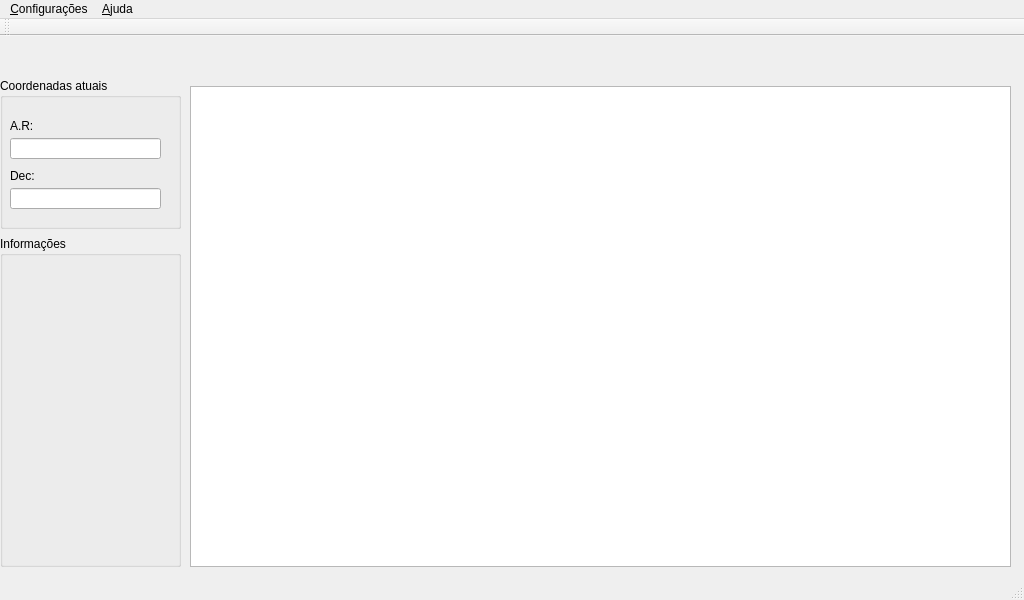
<?xml version="1.0" encoding="UTF-8"?>
<ui version="4.0">
 <class>MainWindow</class>
 <widget class="QMainWindow" name="MainWindow">
  <property name="geometry">
   <rect>
    <x>0</x>
    <y>0</y>
    <width>1024</width>
    <height>600</height>
   </rect>
  </property>
  <property name="minimumSize">
   <size>
    <width>1024</width>
    <height>600</height>
   </size>
  </property>
  <property name="maximumSize">
   <size>
    <width>1024</width>
    <height>600</height>
   </size>
  </property>
  <property name="windowTitle">
   <string>Telescope - Viewer Module</string>
  </property>
  <widget class="QWidget" name="centralWidget">
   <widget class="QGraphicsView" name="gpvImage">
    <property name="geometry">
     <rect>
      <x>190</x>
      <y>50</y>
      <width>821</width>
      <height>481</height>
     </rect>
    </property>
   </widget>
   <widget class="QGroupBox" name="groupBox">
    <property name="geometry">
     <rect>
      <x>0</x>
      <y>42</y>
      <width>181</width>
      <height>151</height>
     </rect>
    </property>
    <property name="title">
     <string>Coordenadas atuais</string>
    </property>
    <widget class="QLabel" name="label">
     <property name="geometry">
      <rect>
       <x>10</x>
       <y>40</y>
       <width>57</width>
       <height>15</height>
      </rect>
     </property>
     <property name="text">
      <string>A.R:</string>
     </property>
    </widget>
    <widget class="QLineEdit" name="leAr">
     <property name="geometry">
      <rect>
       <x>10</x>
       <y>60</y>
       <width>151</width>
       <height>21</height>
      </rect>
     </property>
     <property name="readOnly">
      <bool>true</bool>
     </property>
    </widget>
    <widget class="QLabel" name="label_2">
     <property name="geometry">
      <rect>
       <x>10</x>
       <y>90</y>
       <width>57</width>
       <height>15</height>
      </rect>
     </property>
     <property name="text">
      <string>Dec:</string>
     </property>
    </widget>
    <widget class="QLineEdit" name="leDec">
     <property name="geometry">
      <rect>
       <x>10</x>
       <y>110</y>
       <width>151</width>
       <height>21</height>
      </rect>
     </property>
     <property name="readOnly">
      <bool>true</bool>
     </property>
    </widget>
   </widget>
   <widget class="QGroupBox" name="gb">
    <property name="geometry">
     <rect>
      <x>0</x>
      <y>200</y>
      <width>181</width>
      <height>331</height>
     </rect>
    </property>
    <property name="title">
     <string>Informações</string>
    </property>
   </widget>
  </widget>
  <widget class="QMenuBar" name="menuBar">
   <property name="geometry">
    <rect>
     <x>0</x>
     <y>0</y>
     <width>1024</width>
     <height>25</height>
    </rect>
   </property>
   <widget class="QMenu" name="menu_Configura_es">
    <property name="title">
     <string>&amp;Configurações</string>
    </property>
   </widget>
   <widget class="QMenu" name="menu_Ajuda">
    <property name="title">
     <string>&amp;Ajuda</string>
    </property>
    <addaction name="separator"/>
    <addaction name="actionSobre"/>
   </widget>
   <addaction name="menu_Configura_es"/>
   <addaction name="menu_Ajuda"/>
  </widget>
  <widget class="QToolBar" name="mainToolBar">
   <attribute name="toolBarArea">
    <enum>TopToolBarArea</enum>
   </attribute>
   <attribute name="toolBarBreak">
    <bool>false</bool>
   </attribute>
  </widget>
  <widget class="QStatusBar" name="statusBar"/>
  <action name="actionSobre">
   <property name="text">
    <string>Sobre</string>
   </property>
  </action>
 </widget>
 <layoutdefault spacing="6" margin="11"/>
 <resources/>
 <connections/>
</ui>
